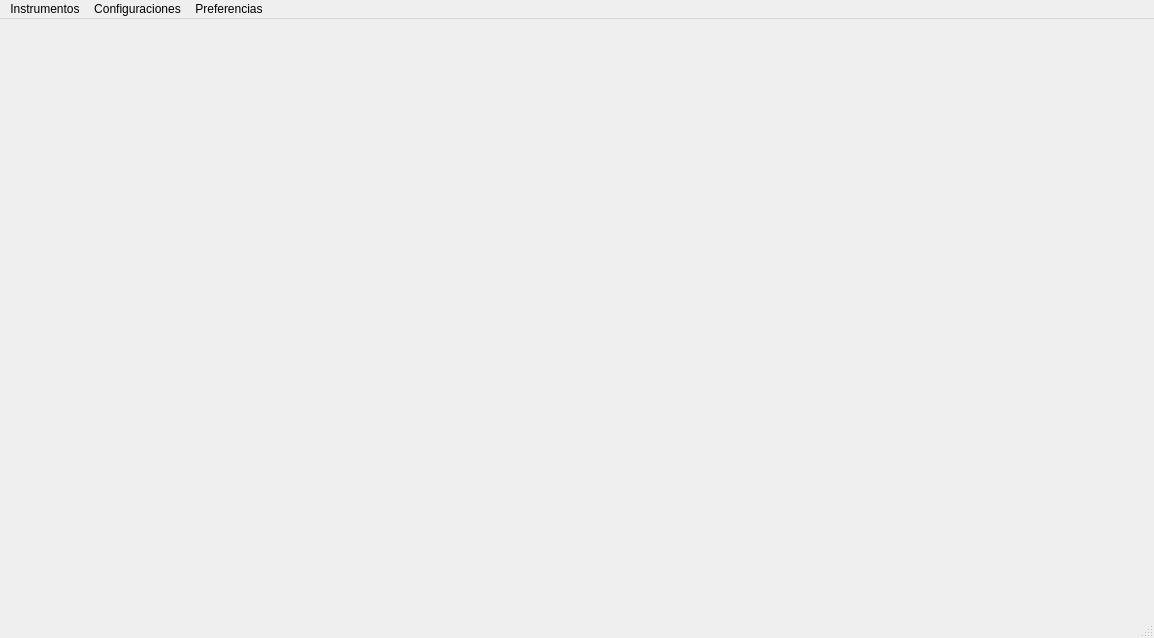
<?xml version="1.0" encoding="UTF-8"?>
<ui version="4.0">
 <class>MainWindow</class>
 <widget class="QMainWindow" name="MainWindow">
  <property name="geometry">
   <rect>
    <x>0</x>
    <y>0</y>
    <width>1154</width>
    <height>638</height>
   </rect>
  </property>
  <property name="windowTitle">
   <string>MainWindow</string>
  </property>
  <property name="iconSize">
   <size>
    <width>40</width>
    <height>40</height>
   </size>
  </property>
  <widget class="QWidget" name="centralwidget">
   <layout class="QVBoxLayout" name="verticalLayout">
    <property name="leftMargin">
     <number>9</number>
    </property>
    <item>
     <widget class="QStackedWidget" name="stackedWidget">
      <widget class="QWidget" name="page"/>
     </widget>
    </item>
   </layout>
  </widget>
  <widget class="QStatusBar" name="statusbar"/>
  <widget class="QMenuBar" name="menubar">
   <property name="geometry">
    <rect>
     <x>0</x>
     <y>0</y>
     <width>1154</width>
     <height>22</height>
    </rect>
   </property>
   <widget class="QMenu" name="menuConfiguraciones">
    <property name="title">
     <string>Configuraciones</string>
    </property>
    <addaction name="actionMostrarConf"/>
    <addaction name="separator"/>
    <addaction name="actionNuevoProyectoConf"/>
    <addaction name="actionCargarConf"/>
    <addaction name="actionGuardarConf"/>
    <addaction name="separator"/>
    <addaction name="actionNuevaConf"/>
   </widget>
   <widget class="QMenu" name="menuInstrumentos">
    <property name="title">
     <string>Instrumentos</string>
    </property>
    <addaction name="actionMostrarInst"/>
    <addaction name="separator"/>
    <addaction name="actionNuevoProyectoInst"/>
    <addaction name="actionCargarInst"/>
    <addaction name="actionGuardarInst"/>
    <addaction name="separator"/>
    <addaction name="actionNuevoInst"/>
   </widget>
   <widget class="QMenu" name="menuPreferencias">
    <property name="title">
     <string>Preferencias</string>
    </property>
    <addaction name="actionArduino_CLI_Path"/>
   </widget>
   <addaction name="menuInstrumentos"/>
   <addaction name="menuConfiguraciones"/>
   <addaction name="menuPreferencias"/>
  </widget>
  <action name="actionAniadeInstrumento">
   <property name="icon">
    <iconset>
     <normaloff>C:/Users/fdela/OneDrive/Imágenes/llaveinglesa.png</normaloff>C:/Users/fdela/OneDrive/Imágenes/llaveinglesa.png</iconset>
   </property>
   <property name="text">
    <string>AniadeInstrumento</string>
   </property>
   <property name="menuRole">
    <enum>QAction::NoRole</enum>
   </property>
  </action>
  <action name="actionAbrirConfigs">
   <property name="text">
    <string>AbrirConfigs</string>
   </property>
   <property name="toolTip">
    <string>AbrirConfigs</string>
   </property>
   <property name="menuRole">
    <enum>QAction::NoRole</enum>
   </property>
  </action>
  <action name="actionNuevoProyectoConf">
   <property name="enabled">
    <bool>false</bool>
   </property>
   <property name="text">
    <string>Nuevo proyecto</string>
   </property>
  </action>
  <action name="actionCargarConf">
   <property name="enabled">
    <bool>false</bool>
   </property>
   <property name="text">
    <string>Cargar</string>
   </property>
  </action>
  <action name="actionNuevaConf">
   <property name="enabled">
    <bool>false</bool>
   </property>
   <property name="text">
    <string>Nueva configuración</string>
   </property>
  </action>
  <action name="actionNuevoProyectoInst">
   <property name="enabled">
    <bool>false</bool>
   </property>
   <property name="text">
    <string>Nuevo proyecto</string>
   </property>
  </action>
  <action name="actionCargarInst">
   <property name="enabled">
    <bool>false</bool>
   </property>
   <property name="text">
    <string>Cargar</string>
   </property>
  </action>
  <action name="actionMostrarConf">
   <property name="text">
    <string>Mostrar</string>
   </property>
  </action>
  <action name="actionMostrarInst">
   <property name="enabled">
    <bool>true</bool>
   </property>
   <property name="text">
    <string>Mostrar</string>
   </property>
  </action>
  <action name="actionGuardarInst">
   <property name="enabled">
    <bool>false</bool>
   </property>
   <property name="text">
    <string>Guardar</string>
   </property>
  </action>
  <action name="actionGuardarConf">
   <property name="enabled">
    <bool>false</bool>
   </property>
   <property name="text">
    <string>Guardar</string>
   </property>
  </action>
  <action name="actionNuevoInst">
   <property name="enabled">
    <bool>false</bool>
   </property>
   <property name="text">
    <string>Nuevo instrumento</string>
   </property>
  </action>
  <action name="actionNuevo_banco">
   <property name="text">
    <string>Nuevo banco</string>
   </property>
  </action>
  <action name="actionArduino_CLI_Path">
   <property name="text">
    <string>Arduino-CLI Path</string>
   </property>
  </action>
 </widget>
 <resources/>
 <connections/>
</ui>
